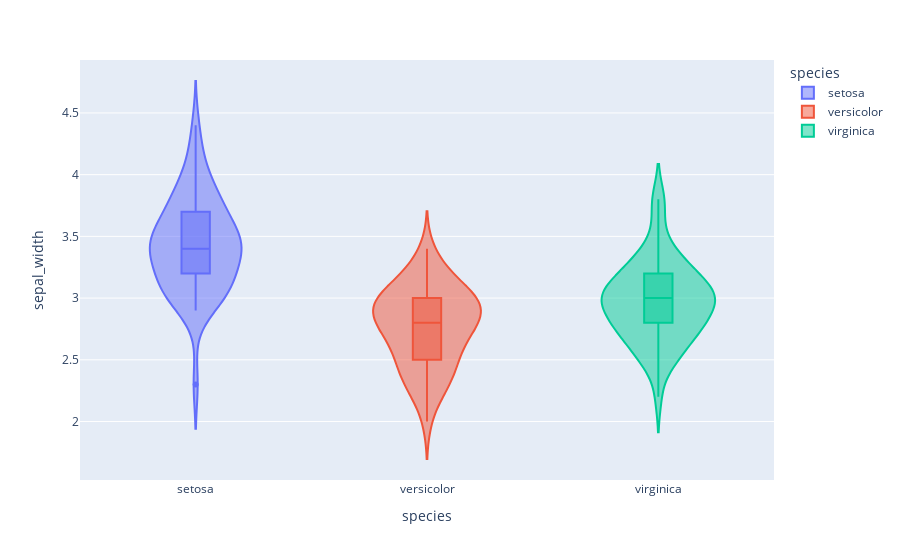

Source (notebook cell):
### Code cell
fig_5=px.violin(df,x='species',y='sepal_width',color='species',box=True)
fig_5.write_image('./output/fig_5.png',scale=5)
fig_5

### Figure 1 — Plotly figure (JSON) as saved in the notebook; plotly's stock layout.template omitted (floating-point values rounded to 4 significant figures)
{"data": [{"alignmentgroup": "True", "box": {"visible": true}, "hovertemplate": "species=%{x}<br>sepal_width=%{y}<extra></extra>", "legendgroup": "setosa", "marker": {"color": "#636efa"}, "name": "setosa", "offsetgroup": "setosa", "orientation": "v", "scalegroup": "True", "showlegend": true, "type": "violin", "x": ["setosa", "setosa", "setosa", "setosa", "setosa", "setosa", "setosa", "setosa", "setosa", "setosa", "setosa", "setosa", "setosa", "setosa", "setosa", "setosa", "setosa", "setosa", "setosa", "setosa", "setosa", "setosa", "setosa", "setosa", "setosa", "setosa", "setosa", "setosa", "setosa", "setosa", "setosa", "setosa", "setosa", "setosa", "setosa", "setosa", "setosa", "setosa", "setosa", "setosa", "setosa", "setosa", "setosa", "setosa", "setosa", "setosa", "setosa", "setosa", "setosa", "setosa"], "x0": " ", "xaxis": "x", "y": [3.5, 3.0, 3.2, 3.1, 3.6, 3.9, 3.4, 3.4, 2.9, 3.1, 3.7, 3.4, 3.0, 3.0, 4.0, 4.4, 3.9, 3.5, 3.8, 3.8, 3.4, 3.7, 3.6, 3.3, 3.4, 3.0, 3.4, 3.5, 3.4, 3.2, 3.1, 3.4, 4.1, 4.2, 3.1, 3.2, 3.5, 3.6, 3.0, 3.4, 3.5, 2.3, 3.2, 3.5, 3.8, 3.0, 3.8, 3.2, 3.7, 3.3], "y0": " ", "yaxis": "y"}, {"alignmentgroup": "True", "box": {"visible": true}, "hovertemplate": "species=%{x}<br>sepal_width=%{y}<extra></extra>", "legendgroup": "versicolor", "marker": {"color": "#EF553B"}, "name": "versicolor", "offsetgroup": "versicolor", "orientation": "v", "scalegroup": "True", "showlegend": true, "type": "violin", "x": ["versicolor", "versicolor", "versicolor", "versicolor", "versicolor", "versicolor", "versicolor", "versicolor", "versicolor", "versicolor", "versicolor", "versicolor", "versicolor", "versicolor", "versicolor", "versicolor", "versicolor", "versicolor", "versicolor", "versicolor", "versicolor", "versicolor", "versicolor", "versicolor", "versicolor", "versicolor", "versicolor", "versicolor", "versicolor", "versicolor", "versicolor", "versicolor", "versicolor", "versicolor", "versicolor", "versicolor", "versicolor", "versicolor", "versicolor", "versicolor", "versicolor", "versicolor", "versicolor", "versicolor", "versicolor", "versicolor", "versicolor", "versicolor", "versicolor", "versicolor"], "x0": " ", "xaxis": "x", "y": [3.2, 3.2, 3.1, 2.3, 2.8, 2.8, 3.3, 2.4, 2.9, 2.7, 2.0, 3.0, 2.2, 2.9, 2.9, 3.1, 3.0, 2.7, 2.2, 2.5, 3.2, 2.8, 2.5, 2.8, 2.9, 3.0, 2.8, 3.0, 2.9, 2.6, 2.4, 2.4, 2.7, 2.7, 3.0, 3.4, 3.1, 2.3, 3.0, 2.5, 2.6, 3.0, 2.6, 2.3, 2.7, 3.0, 2.9, 2.9, 2.5, 2.8], "y0": " ", "yaxis": "y"}, {"alignmentgroup": "True", "box": {"visible": true}, "hovertemplate": "species=%{x}<br>sepal_width=%{y}<extra></extra>", "legendgroup": "virginica", "marker": {"color": "#00cc96"}, "name": "virginica", "offsetgroup": "virginica", "orientation": "v", "scalegroup": "True", "showlegend": true, "type": "violin", "x": ["virginica", "virginica", "virginica", "virginica", "virginica", "virginica", "virginica", "virginica", "virginica", "virginica", "virginica", "virginica", "virginica", "virginica", "virginica", "virginica", "virginica", "virginica", "virginica", "virginica", "virginica", "virginica", "virginica", "virginica", "virginica", "virginica", "virginica", "virginica", "virginica", "virginica", "virginica", "virginica", "virginica", "virginica", "virginica", "virginica", "virginica", "virginica", "virginica", "virginica", "virginica", "virginica", "virginica", "virginica", "virginica", "virginica", "virginica", "virginica", "virginica", "virginica"], "x0": " ", "xaxis": "x", "y": [3.3, 2.7, 3.0, 2.9, 3.0, 3.0, 2.5, 2.9, 2.5, 3.6, 3.2, 2.7, 3.0, 2.5, 2.8, 3.2, 3.0, 3.8, 2.6, 2.2, 3.2, 2.8, 2.8, 2.7, 3.3, 3.2, 2.8, 3.0, 2.8, 3.0, 2.8, 3.8, 2.8, 2.8, 2.6, 3.0, 3.4, 3.1, 3.0, 3.1, 3.1, 3.1, 2.7, 3.2, 3.3, 3.0, 2.5, 3.0, 3.4, 3.0], "y0": " ", "yaxis": "y"}], "layout": {"legend": {"title": {"text": "species"}, "tracegroupgap": 0}, "margin": {"t": 60}, "violinmode": "overlay", "xaxis": {"anchor": "y", "categoryarray": ["setosa", "versicolor", "virginica"], "categoryorder": "array", "domain": [0, 1], "title": {"text": "species"}}, "yaxis": {"anchor": "x", "domain": [0, 1], "title": {"text": "sepal_width"}}}}
